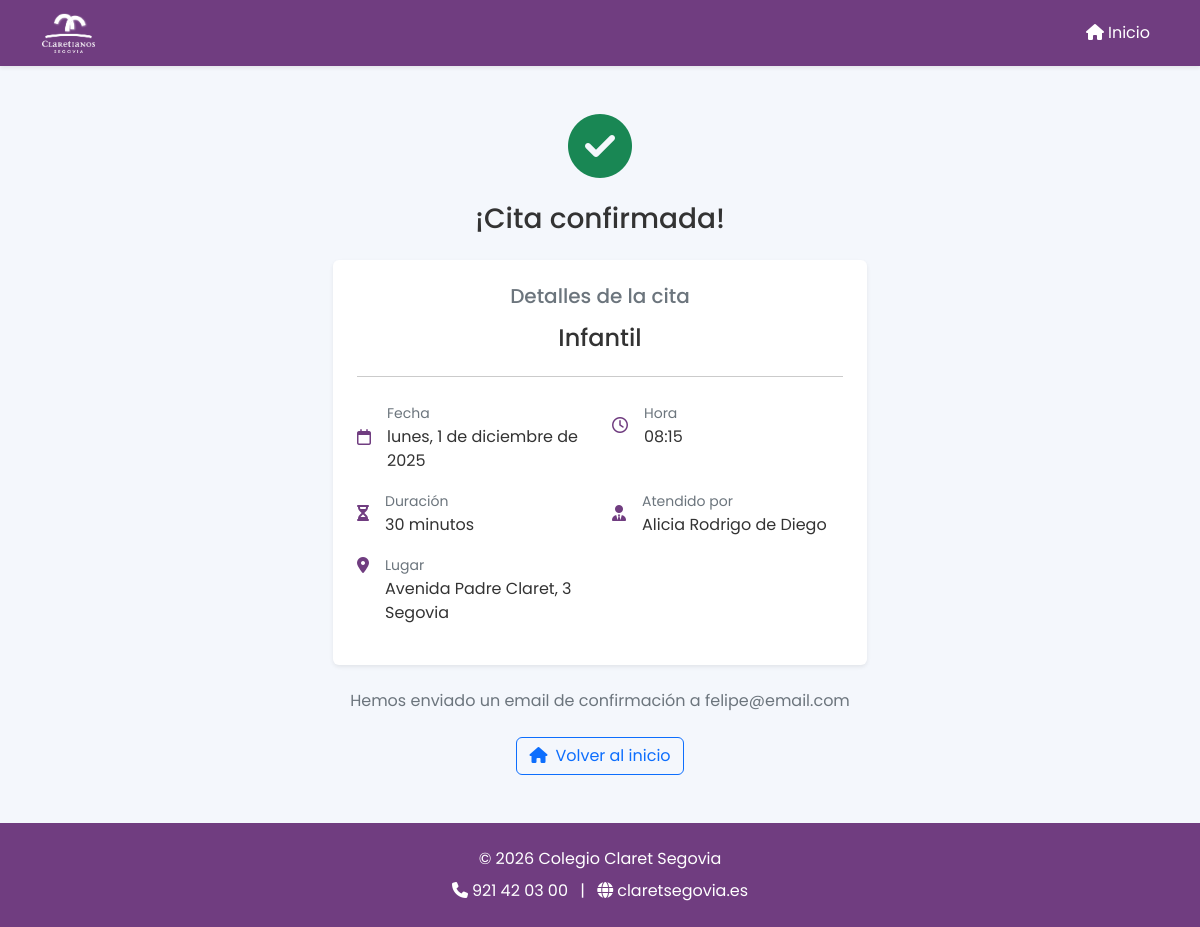
The app's page /appointment/20/confirmation/ with its own data.
### visits/models.py (models this page shows, shortened)
class Appointment(models.Model):
    STATUS_CHOICES = [
        ('pending', 'Pendiente'),
        ('completed', 'Realizada'),
        ('cancelled', 'Cancelada')
    ]
    stage = models.ForeignKey(SchoolStage, on_delete=models.CASCADE)
    course = models.ForeignKey(Course, on_delete=models.CASCADE, null=True, blank=True,
                              help_text="Curso específico dentro de la etapa")
    staff = models.ForeignKey(StaffProfile, on_delete=models.CASCADE)
    visitor_name = models.CharField(max_length=200)
    visitor_email = models.EmailField()
    visitor_phone = models.CharField(max_length=20)
    date = models.DateTimeField()
    duration = models.PositiveIntegerField(default=60)  # Duración en minutos
    created_at = models.DateTimeField(auto_now_add=True)
    comments = models.TextField(blank=True, null=True)
    status = models.CharField(
        max_length=20,
        choices=STATUS_CHOICES,
        default='pending'
    )
    notes = models.TextField(blank=True, help_text="Notas internas del profesor")
    follow_up_date = models.DateField(null=True, blank=True, help_text="Fecha de seguimiento")
    reminder_sent = models.BooleanField(default=False)
    cancellation_token = models.UUIDField(default=uuid.uuid4, editable=False, unique=True)
    class Meta:
        ordering = ['-date']
        indexes = [
            models.Index(fields=['date']),
            models.Index(fields=['staff', 'date']),
            models.Index(fields=['status']),
            models.Index(fields=['cancellation_token']),
        ]

class SchoolStage(models.Model):
    name = models.CharField(max_length=100)
    description = models.TextField()

class StaffProfile(models.Model):
    user = models.OneToOneField(User, on_delete=models.CASCADE)
    allowed_stages = models.ManyToManyField(SchoolStage)
    notify_new_appointment = models.BooleanField(default=True)
    notify_reminder = models.BooleanField(default=True)
    def __str__(self):
        return self.user.get_full_name()

### visits/views.py (the view)
class AppointmentConfirmationView(TemplateView):
    template_name = 'visits/appointment_confirmation.html'
    def get_context_data(self, **kwargs):
        context = super().get_context_data(**kwargs)
        appointment_id = kwargs.get('appointment_id')
        appointment = get_object_or_404(
            Appointment.objects.select_related('stage', 'course', 'staff', 'staff__user'),
            id=appointment_id
        )
        context.update({
            'appointment': appointment,
            'staff_name': appointment.staff.user.get_full_name(),
            'stage_name': appointment.stage.name,
            'course_name': appointment.course.name if appointment.course else None,
            'date': appointment.date.strftime('%d/%m/%Y'),
            'time': appointment.date.strftime('%H:%M'),
            'duration': appointment.duration
        })
        return context

### visits/templates/visits/appointment_confirmation.html (shortened to what this page needs)
{% extends 'base.html' %}
{% block content %}
<div class="container-fluid px-4 py-5">
    <div class="row justify-content-center">
        <div class="col-md-6 text-center">
            <div class="success-icon mb-4">
                <i class="fas fa-check-circle text-success" style="font-size: 4rem;"></i>
            </div>
            <h1 class="h3 mb-4">¡Cita confirmada!</h1>
            <div class="card border-0 shadow-sm mb-4">
                <div class="card-body p-4">
                    <div class="mb-4">
                        <h5 class="text-secondary mb-3">Detalles de la cita</h5>
                        <p class="h4 mb-0">{{ appointment.stage.name }}</p>
                    </div>
                    <hr class="my-4">
                    <div class="row text-start">
                        <div class="col-md-6 mb-3">
                            <div class="d-flex align-items-center">
                                <i class="far fa-calendar text-primary me-3"></i>
                                <div>
                                    <small class="text-secondary">Fecha</small>
                                    <p class="mb-0">{{ appointment.date|date:"l, j \d\e F \d\e Y" }}</p>
                                </div>
                            </div>
                        </div>
                        <div class="col-md-6 mb-3">
                            <div class="d-flex align-items-center">
                                <i class="far fa-clock text-primary me-3"></i>
                                <div>
                                    <small class="text-secondary">Hora</small>
                                    <p class="mb-0">{{ appointment.date|time:"H:i" }}</p>
                                </div>
                            </div>
                        </div>
                        <div class="col-md-6 mb-3">
                            <div class="d-flex align-items-center">
                                <i class="fas fa-hourglass-half text-primary me-3"></i>
                                <div>
                                    <small class="text-secondary">Duración</small>
                                    <p class="mb-0">{{ appointment.duration }} minutos</p>
                                </div>
                            </div>
                        </div>
                        <div class="col-md-6 mb-3">
                            <div class="d-flex align-items-center">
                                <i class="fas fa-user-tie text-primary me-3"></i>
                                <div>
                                    <small class="text-secondary">Atendido por</small>
                                    <p class="mb-0">{{ appointment.staff }}</p>
                                </div>
                            </div>
                        </div>
                        <div class="col-12 mb-3">
                            <div class="d-flex align-items-start">
                                <i class="fas fa-map-marker-alt text-primary me-3 mt-1"></i>
                                <div>
                                    <small class="text-secondary">Lugar</small>
                                    <p class="mb-0">Avenida Padre Claret, 3<br>Segovia</p>
                                </div>
                            </div>
                        </div>
                    </div>
                </div>
            </div>
            <p class="text-secondary mb-4">
                Hemos enviado un email de confirmación a {{ appointment.visitor_email }}
            </p>
            <a href="{% url 'public_booking' %}" class="btn btn-outline-primary">
                <i class="fas fa-home me-2"></i>Volver al inicio
            </a>
        </div>
    </div>
</div>
{% endblock %}

### visits/templates/base.html (style rules this page uses)
:root { --claret-purple: #703D80; --claret-purple-dark: #5A3166; --claret-yellow: #F3BF4D; --bs-primary: var(--claret-purple); --bs-primary-rgb: 112, 61, 128; --bs-body-font-family: 'Poppins', sans-serif; --bs-body-color: #333; --bs-link-color: var(--claret-purple); --bs-link-hover-color: var(--claret-purple-dark); --bs-light: #f4f7fc; }
body { background-color: var(--bs-light); display: flex; flex-direction: column; min-height: 100vh; }

### visits/templates/visits/appointment_confirmation.html (style rules this page uses)
.container-fluid { max-width: 1140px; }

### records on screen
Appointment: stage.name "Infantil", date "lunes, 1 de diciembre de 2025", date "08:15", duration "30", staff "Alicia Rodrigo de Diego", visitor_email "felipe@email.com"
